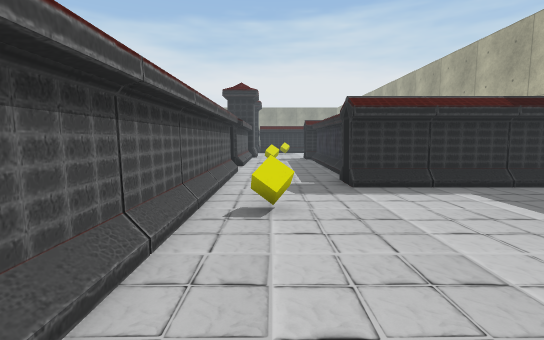
[1] (above)

21 first-person views from a walk through a 3-D level made in the Unity game engine. The camera is 1.2 m above the floor, tilts 6° down and sees 85° across. The floor is counted in squares, 1 m on a side. Each view is taken from the middle of a square. On the plan, view 1 faces up. The plan holds only what a view shows up to about 13 squares ahead; the rest is blank. The place goes on beyond the plan. Some surface patterns are stand-ins.

[2]
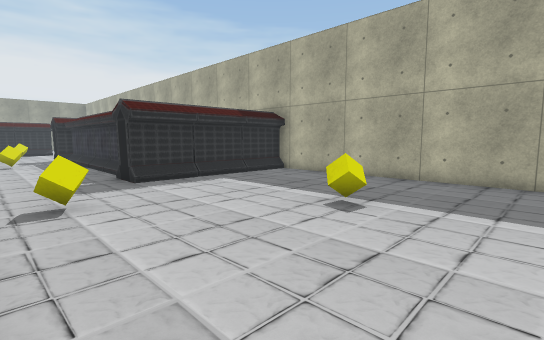

[3]
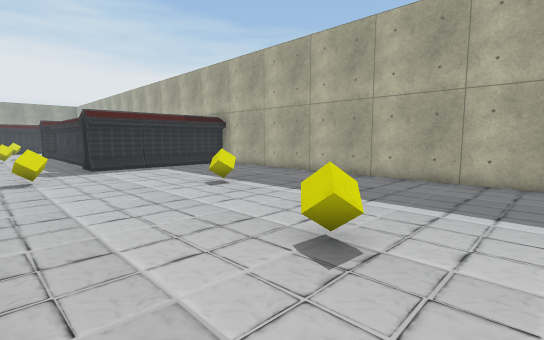

[4]
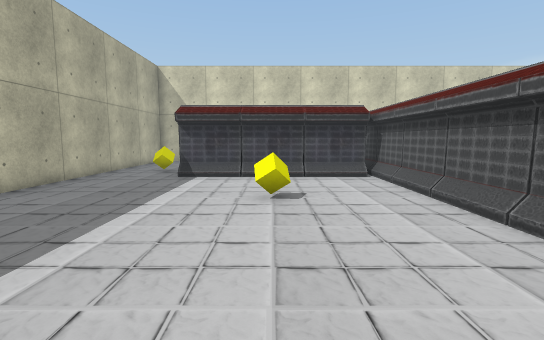

[5]
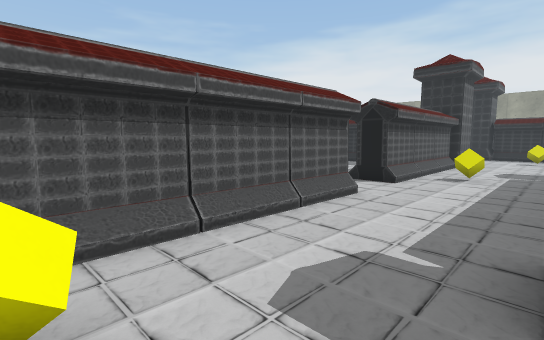

[6]
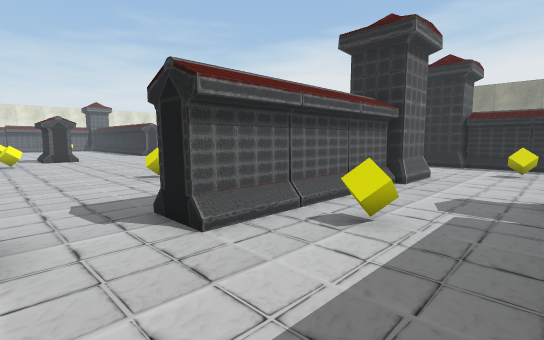

[7]
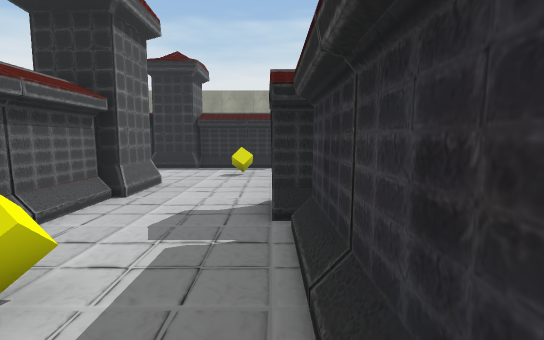

[8]
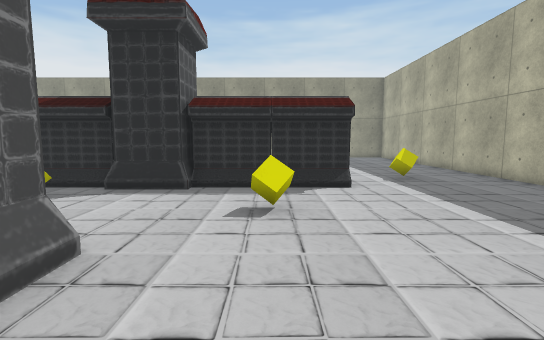

[9]
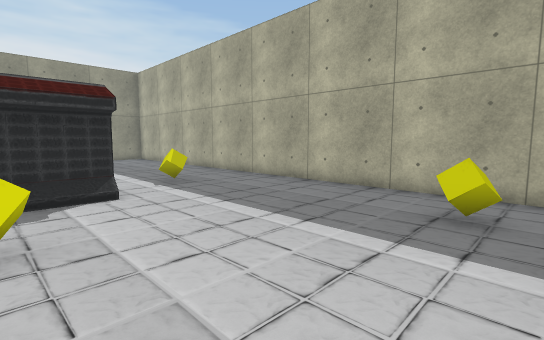

[10]
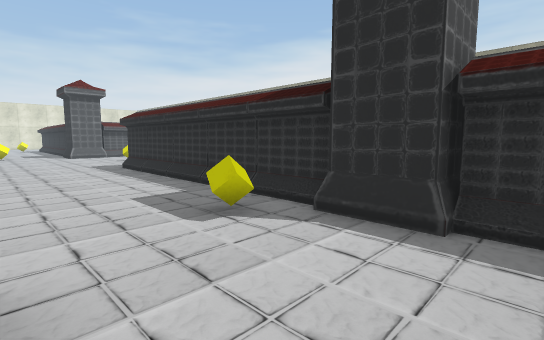

[11]
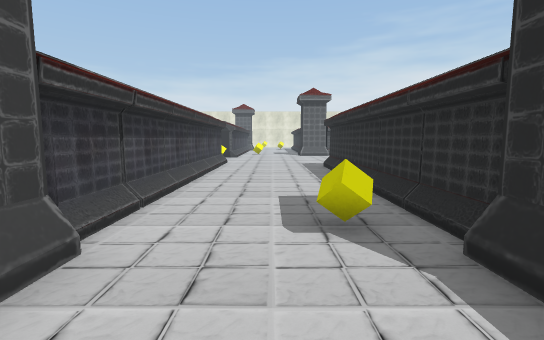

[12]
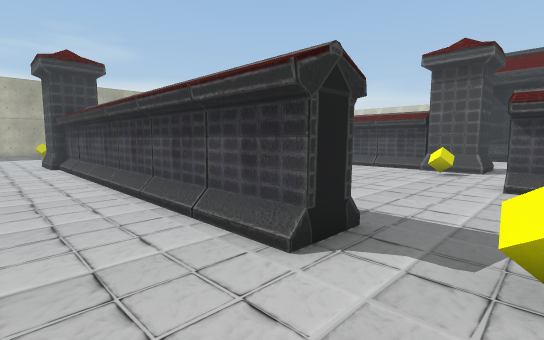

[13]
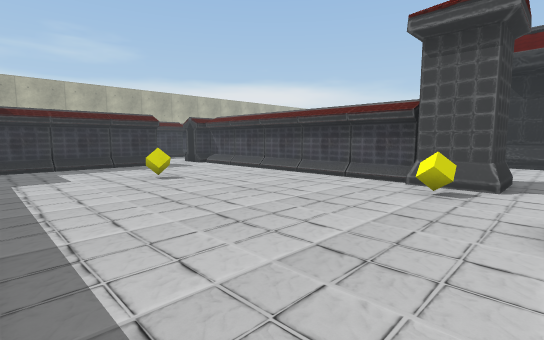

[14]
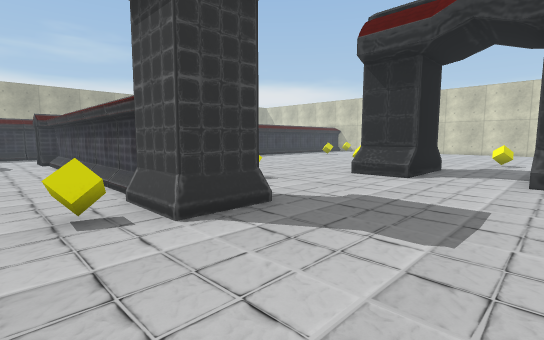

[15]
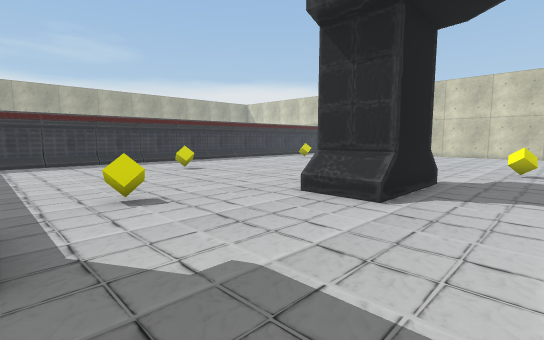

[16]
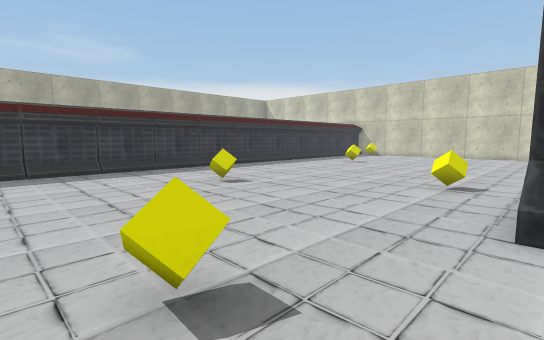

[17]
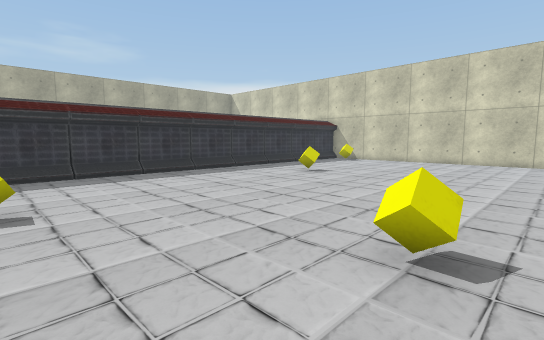

[18]
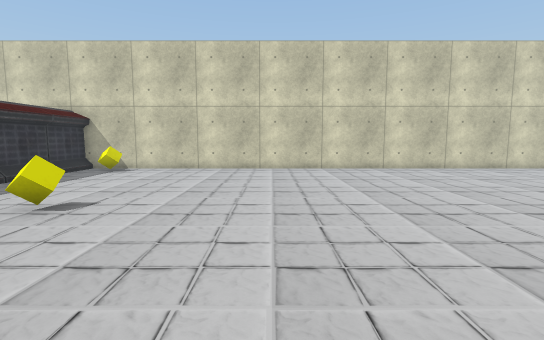

[19]
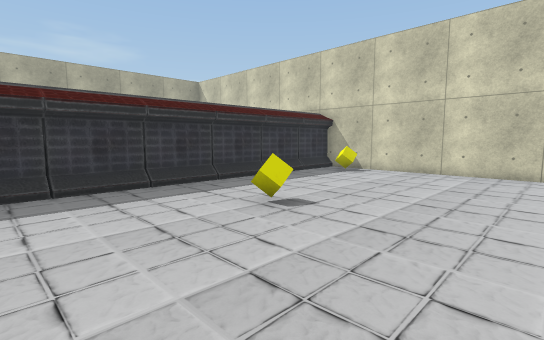

[20]
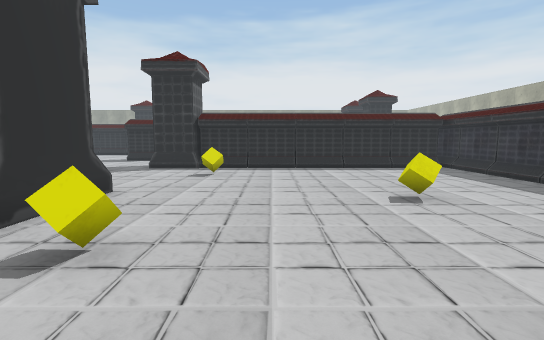

[21]
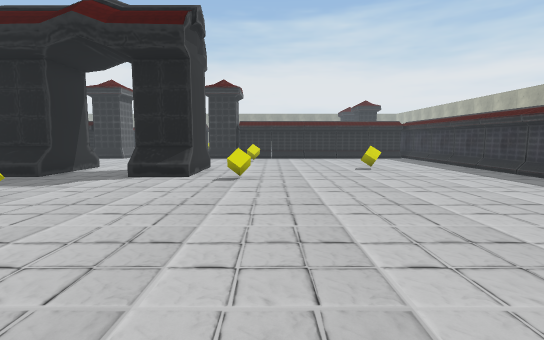

### Floor plan
Key: @ floor where view 1 was taken; # wall or solid block; . floor; / step, stairs or slope; C yellow cube; L column; O other object.
Columns run from 19 left of view 1 to 8 right of it. Each row starts with its distance up from view 1.
 30                        ....#
 29                        ....#
 28                        ....#
 27                   L   ..C..#
 26       ###########L####.....#
 25      .//////////LLL........#
 24     ...........C...........#
 23   ..................C......#
 22   .........................#
 21   ...............LL........#
 20   C.#############LL......C.#
 19   ../////////// L#L........#
 18    ..............#...##
 17    ..............#....#
 16    ..............#....#
 15   ..........C....#.C..#
 14   #..............#....#
 13 . ...............#....#
 12  ....C................#
 11 .....LL..........//...#
 10 ....LL############/...#
  9 ....LLL//////////#/...#
  8 .................#/..#######
  7 .......C.........#/........#
  6 .................#/........#
  5 .................#/C.......#
  4 .................#/........#
  3 O...OO......C....#/........#
  2 O...OO...........#/....C...#
  1 O...OO...........#/........#
  0 .......C.........#/@.......#
 -1  ................#/........#
 -2  ................#/........#
 -3  .C..............#/..C.....#
 -4   ...............#/........#
 -5   ...............#/........#
 -6   ...........C...#/........#
 -7   ...............#######/..#
 -8   ...............#       C.#
 -9   ...............#       ..#
-10  ................#         #
-11 .................#
-12 ...............C.#
-13 ##################

Positions as (right, up) in squares from view 1, and headings:
1: (0, 0), facing up
2: (-1, -1), facing up-right
3: (-1, -5), facing up-right
4: (2, 3), facing down
5: (2, 5), facing up-left
6: (2, 11), facing up-left
7: (2, 13), facing up
8: (1, 18), facing up
9: (1, 19), facing up-right
10: (0, 21), facing up-left
11: (0, 23), facing left
12: (-17, 23), facing down-right
13: (-16, 19), facing down-right
14: (-19, 13), facing down-right
15: (-18, 9), facing down-right
16: (-14, 8), facing down-right
17: (-13, 3), facing down-right
18: (-10, -1), facing down
19: (-10, -2), facing down-right
20: (-10, -3), facing up
21: (-11, -9), facing up
